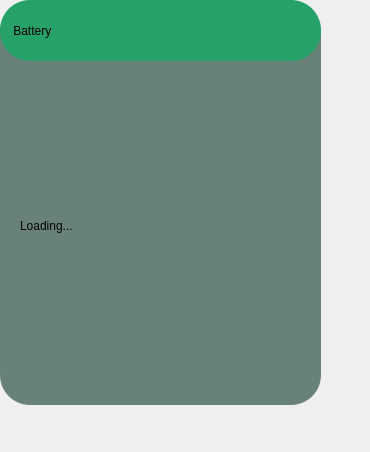
<?xml version="1.0" encoding="UTF-8"?>
<ui version="4.0">
 <class>hp_batterydesign</class>
 <widget class="QWidget" name="hp_batterydesign">
  <property name="geometry">
   <rect>
    <x>0</x>
    <y>0</y>
    <width>370</width>
    <height>452</height>
   </rect>
  </property>
  <property name="windowTitle">
   <string>Form</string>
  </property>
  <widget class="QWidget" name="widget" native="true">
   <property name="geometry">
    <rect>
     <x>0</x>
     <y>0</y>
     <width>321</width>
     <height>411</height>
    </rect>
   </property>
   <widget class="QPushButton" name="pushButton">
    <property name="geometry">
     <rect>
      <x>0</x>
      <y>4</y>
      <width>321</width>
      <height>401</height>
     </rect>
    </property>
    <property name="styleSheet">
     <string notr="true">border-radius: 30px;
background-color: rgb(105, 130, 121);</string>
    </property>
    <property name="text">
     <string/>
    </property>
   </widget>
   <widget class="QLabel" name="l_name">
    <property name="geometry">
     <rect>
      <x>0</x>
      <y>0</y>
      <width>321</width>
      <height>61</height>
     </rect>
    </property>
    <property name="styleSheet">
     <string notr="true">font: 20pt &quot;Ubuntu&quot;;
background-color: rgb(38, 162, 105);
border-radius: 30px;
</string>
    </property>
    <property name="text">
     <string>    Battery</string>
    </property>
   </widget>
   <widget class="QLabel" name="l_info">
    <property name="geometry">
     <rect>
      <x>20</x>
      <y>70</y>
      <width>281</width>
      <height>311</height>
     </rect>
    </property>
    <property name="styleSheet">
     <string notr="true">background-color: rgb(105, 130, 121);
font: 15pt &quot;Ubuntu&quot;;</string>
    </property>
    <property name="text">
     <string>Loading...</string>
    </property>
   </widget>
  </widget>
 </widget>
 <resources/>
 <connections/>
</ui>
